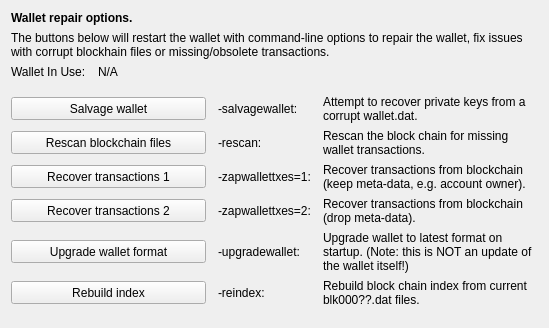
     <widget class="QWidget" name="tab_repair">
      <attribute name="title">
       <string>&amp;Wallet Repair</string>
      </attribute>
      <layout class="QGridLayout" name="gridLayout_4" columnstretch="0,1,0,2">
       <property name="horizontalSpacing">
        <number>12</number>
       </property>
       <item row="0" column="0" colspan="4">
        <widget class="QLabel" name="label_repair_header">
         <property name="font">
          <font>
           <weight>75</weight>
           <bold>true</bold>
          </font>
         </property>
         <property name="text">
          <string>Wallet repair options.</string>
         </property>
        </widget>
       </item>
       <item row="1" column="0" colspan="4">
        <widget class="QLabel" name="label_repair_helptext">
         <property name="font">
          <font>
           <weight>50</weight>
           <bold>false</bold>
          </font>
         </property>
         <property name="text">
          <string>The buttons below will restart the wallet with command-line options to repair the wallet, fix issues with corrupt blockhain files or missing/obsolete transactions.</string>
         </property>
         <property name="wordWrap">
          <bool>true</bool>
         </property>
        </widget>
       </item>
       <item row="2" column="0">
        <widget class="QLabel" name="wallet_path_label">
         <property name="text">
          <string>Wallet In Use:</string>
         </property>
        </widget>
       </item>
       <item row="2" column="1" colspan="3">
        <widget class="QLabel" name="wallet_path">
         <property name="cursor">
          <cursorShape>IBeamCursor</cursorShape>
         </property>
         <property name="text">
          <string>N/A</string>
         </property>
         <property name="textFormat">
          <enum>Qt::PlainText</enum>
         </property>
         <property name="textInteractionFlags">
          <set>Qt::LinksAccessibleByMouse|Qt::TextSelectableByKeyboard|Qt::TextSelectableByMouse</set>
         </property>
        </widget>
       </item>
       <item row="3" column="0">
        <spacer name="verticalSpacer_repair1">
         <property name="orientation">
          <enum>Qt::Vertical</enum>
         </property>
         <property name="sizeHint" stdset="0">
          <size>
           <width>10</width>
           <height>10</height>
          </size>
         </property>
        </spacer>
       </item>
       <item row="4" column="0" colspan="2">
        <widget class="QPushButton" name="btn_salvagewallet">
         <property name="minimumSize">
          <size>
           <width>100</width>
           <height>23</height>
          </size>
         </property>
         <property name="text">
          <string>Salvage wallet</string>
         </property>
        </widget>
       </item>
       <item row="4" column="2">
        <widget class="QLabel" name="label_repair_salvage_command">
         <property name="text">
          <string notr="true">-salvagewallet:</string>
         </property>
        </widget>
       </item>
       <item row="4" column="3">
        <widget class="QLabel" name="label_repair_salvage">
         <property name="text">
          <string>Attempt to recover private keys from a corrupt wallet.dat.</string>
         </property>
         <property name="wordWrap">
          <bool>true</bool>
         </property>
        </widget>
       </item>
       <item row="5" column="0" colspan="2">
        <widget class="QPushButton" name="btn_rescan">
         <property name="minimumSize">
          <size>
           <width>100</width>
           <height>23</height>
          </size>
         </property>
         <property name="text">
          <string>Rescan blockchain files</string>
         </property>
        </widget>
       </item>
       <item row="5" column="2">
        <widget class="QLabel" name="label_repair_rescan_command">
         <property name="text">
          <string notr="true">-rescan:</string>
         </property>
        </widget>
       </item>
       <item row="5" column="3">
        <widget class="QLabel" name="label_repair_rescan">
         <property name="text">
          <string>Rescan the block chain for missing wallet transactions.</string>
         </property>
         <property name="wordWrap">
          <bool>true</bool>
         </property>
        </widget>
       </item>
       <item row="6" column="0" colspan="2">
        <widget class="QPushButton" name="btn_zapwallettxes1">
         <property name="minimumSize">
          <size>
           <width>100</width>
           <height>23</height>
          </size>
         </property>
         <property name="text">
          <string>Recover transactions 1</string>
         </property>
        </widget>
       </item>
       <item row="6" column="2">
        <widget class="QLabel" name="label_repair_zap1_command">
         <property name="text">
          <string notr="true">-zapwallettxes=1:</string>
         </property>
        </widget>
       </item>
       <item row="6" column="3">
        <widget class="QLabel" name="label_repair_zap1">
         <property name="text">
          <string>Recover transactions from blockchain (keep meta-data, e.g. account owner).</string>
         </property>
         <property name="wordWrap">
          <bool>true</bool>
         </property>
        </widget>
       </item>
       <item row="7" column="0" colspan="2">
        <widget class="QPushButton" name="btn_zapwallettxes2">
         <property name="minimumSize">
          <size>
           <width>100</width>
           <height>23</height>
          </size>
         </property>
         <property name="text">
          <string>Recover transactions 2</string>
         </property>
        </widget>
       </item>
       <item row="7" column="2">
        <widget class="QLabel" name="label_repair_zap2_command">
         <property name="text">
          <string notr="true">-zapwallettxes=2:</string>
         </property>
        </widget>
       </item>
       <item row="7" column="3">
        <widget class="QLabel" name="label_repair_zap2">
         <property name="text">
          <string>Recover transactions from blockchain (drop meta-data).</string>
         </property>
         <property name="wordWrap">
          <bool>true</bool>
         </property>
        </widget>
       </item>
       <item row="8" column="0" colspan="2">
        <widget class="QPushButton" name="btn_upgradewallet">
         <property name="minimumSize">
          <size>
           <width>100</width>
           <height>23</height>
          </size>
         </property>
         <property name="text">
          <string>Upgrade wallet format</string>
         </property>
        </widget>
       </item>
       <item row="8" column="2">
        <widget class="QLabel" name="label_repair_upgrade_command">
         <property name="text">
          <string notr="true">-upgradewallet:</string>
         </property>
        </widget>
       </item>
       <item row="8" column="3">
        <widget class="QLabel" name="label_repair_upgrade">
         <property name="text">
          <string>Upgrade wallet to latest format on startup. (Note: this is NOT an update of the wallet itself!)</string>
         </property>
         <property name="wordWrap">
          <bool>true</bool>
         </property>
        </widget>
       </item>
       <item row="9" column="0" colspan="2">
        <widget class="QPushButton" name="btn_reindex">
         <property name="minimumSize">
          <size>
           <width>100</width>
           <height>23</height>
          </size>
         </property>
         <property name="text">
          <string>Rebuild index</string>
         </property>
        </widget>
       </item>
       <item row="9" column="2">
        <widget class="QLabel" name="label_repair_reindex_command">
         <property name="text">
          <string notr="true">-reindex:</string>
         </property>
        </widget>
       </item>
       <item row="9" column="3">
        <widget class="QLabel" name="label_repair_reindex">
         <property name="text">
          <string>Rebuild block chain index from current blk000??.dat files.</string>
         </property>
         <property name="wordWrap">
          <bool>true</bool>
         </property>
        </widget>
       </item>
       <item row="10" column="0">
        <spacer name="verticalSpacer_repair2">
         <property name="orientation">
          <enum>Qt::Vertical</enum>
         </property>
         <property name="sizeHint" stdset="0">
          <size>
           <width>20</width>
           <height>10</height>
          </size>
         </property>
        </spacer>
       </item>
      </layout>
     </widget>
